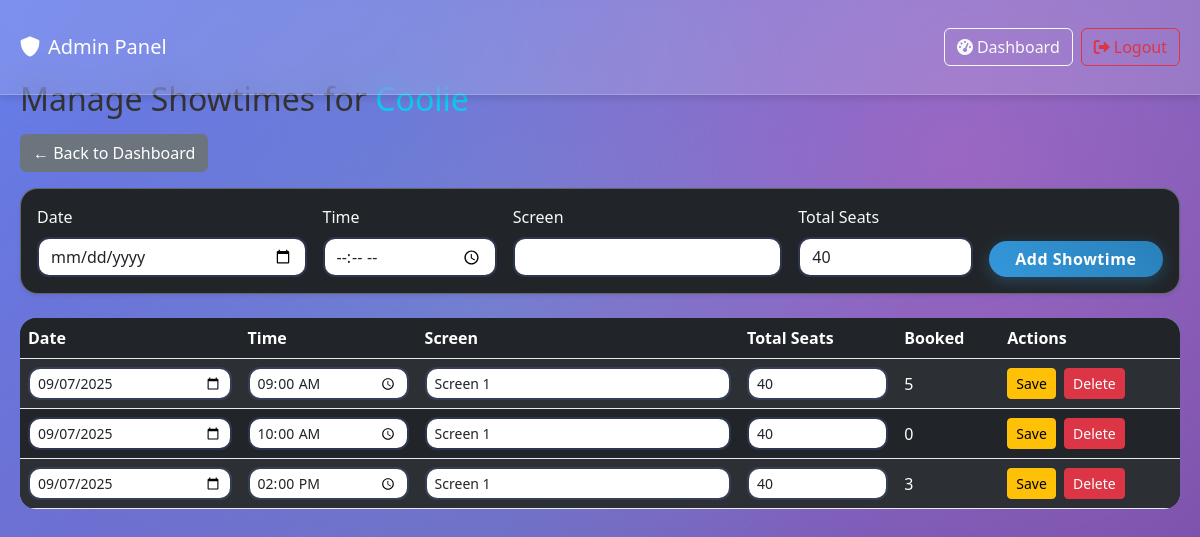
The app's page /admin/showtimes/1 (signed in), older data.
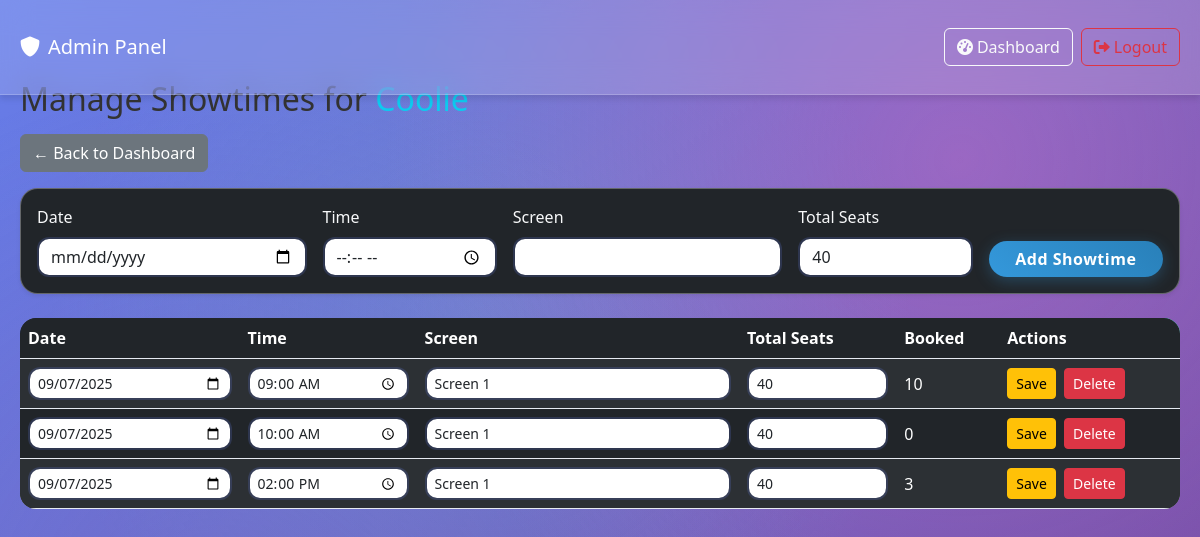
The same page, newer data.
### app.py (models this page shows)
class Movie(db.Model):
    id = db.Column(db.Integer, primary_key=True)
    title = db.Column(db.String(100), nullable=False)
    director = db.Column(db.String(100), nullable=False)
    release_year = db.Column(db.Integer, nullable=False)
    genre = db.Column(db.String(50), nullable=False)
    rating = db.Column(db.Float, nullable=False)
    poster_url = db.Column(db.String(200), nullable=False)
    showtimes = db.relationship('Showtime', backref='movie', lazy=True)

class Showtime(db.Model):
    id = db.Column(db.Integer, primary_key=True)
    movie_id = db.Column(db.Integer, db.ForeignKey('movie.id'), nullable=False)
    theatre_id = db.Column(db.Integer, db.ForeignKey('theatre.id'), nullable=False)
    show_date = db.Column(db.String(20), nullable=False)
    show_time = db.Column(db.String(10), nullable=False)
    screen = db.Column(db.String(10), nullable=False)
    total_seats = db.Column(db.Integer, nullable=False, default=40)
    booked_seats = db.Column(db.String(200), nullable=False, default='')  # comma-separated seat numbers
    theatre = db.relationship('Theatre', backref='showtimes')

### app.py (the view, shortened to what this page needs)
@app.route('/admin/showtimes/<int:movie_id>', methods=['GET', 'POST'])
@admin_required
def admin_manage_showtimes(movie_id):
    movie = Movie.query.get_or_404(movie_id)
    showtimes = Showtime.query.filter_by(movie_id=movie.id).all()
    return render_template('admin_showtimes.html', movie=movie, showtimes=showtimes)

### app.py (called while the page is built)
@login_manager.user_loader
def load_user(user_id):
    return User.query.get(int(user_id))

def admin_required(f):
    from functools import wraps
    @wraps(f)
    def decorated_function(*args, **kwargs):
        if not session.get('admin_logged_in'):
            return redirect(url_for('admin_login'))
        return f(*args, **kwargs)
    return decorated_function

### templates/admin_showtimes.html (shortened to what this page needs)
{% extends 'admin_base.html' %}
{% block content %}
<h2 class="mb-3">Manage Showtimes for <span class="text-info">{{ movie.title }}</span></h2>
<a href="{{ url_for('admin_dashboard') }}" class="btn btn-secondary mb-3">&larr; Back to Dashboard</a>
<div class="card bg-dark text-light shadow-sm mb-4">
  <div class="card-body">
    <form method="POST" class="row g-3 align-items-end">
      <div class="col-md-3">
        <label class="form-label">Date</label>
        <input type="date" class="form-control" name="show_date" required>
      </div>
      <div class="col-md-2">
        <label class="form-label">Time</label>
        <input type="time" class="form-control" name="show_time" required>
      </div>
      <div class="col-md-3">
        <label class="form-label">Screen</label>
        <input type="text" class="form-control" name="screen" required>
      </div>
      <div class="col-md-2">
        <label class="form-label">Total Seats</label>
        <input type="number" class="form-control" name="total_seats" min="1" max="200" value="40" required>
      </div>
      <div class="col-md-2">
        <button type="submit" class="btn btn-gradient w-100">Add Showtime</button>
      </div>
    </form>
  </div>
</div>
<div class="table-responsive">
<table class="table table-dark table-striped align-middle">
  <thead style="background:linear-gradient(90deg,#1a2980,#26d0ce);color:#fff;">
    <tr>
      <th>Date</th>
      <th>Time</th>
      <th>Screen</th>
      <th>Total Seats</th>
      <th>Booked</th>
      <th>Actions</th>
    </tr>
  </thead>
  <tbody>
    {% for show in showtimes %}
    <tr>
      <form method="POST" action="{{ url_for('admin_edit_showtime', showtime_id=show.id) }}">
        <td><input type="date" class="form-control form-control-sm" name="show_date" value="{{ show.show_date }}" required></td>
        <td><input type="time" class="form-control form-control-sm" name="show_time" value="{{ show.show_time }}" required></td>
        <td><input type="text" class="form-control form-control-sm" name="screen" value="{{ show.screen }}" required></td>
        <td><input type="number" class="form-control form-control-sm" name="total_seats" value="{{ show.total_seats }}" min="1" max="200" required></td>
        <td>{{ show.booked_seats.split(',')|length if show.booked_seats else 0 }}</td>
        <td>
          <button type="submit" class="btn btn-sm btn-warning">Save</button>
      </form>
      <form method="POST" action="{{ url_for('admin_delete_showtime', showtime_id=show.id) }}" style="display:inline;">
          <button type="submit" class="btn btn-sm btn-danger ms-1" onclick="return confirm('Delete this showtime?')">Delete</button>
      </form>
    </tr>
    {% endfor %}
  </tbody>
</table>
</div>
{% endblock %}

### templates/admin_base.html (shortened to what this page needs)
<!DOCTYPE html>
<html lang="en">
<head>
    <link href="https://cdn.jsdelivr.net/npm/bootstrap@5.3.0/dist/css/bootstrap.min.css" rel="stylesheet">
    <link rel="stylesheet" href="https://cdnjs.cloudflare.com/ajax/libs/font-awesome/6.0.0/css/all.min.css">
    <link rel="stylesheet" href="{{ url_for('static', filename='css/style.css') }}">
</head>
<body>
    {% if session.get('admin_logged_in') %}
    <nav class="navbar navbar-expand-lg fixed-top">
        <div class="container-fluid">
            <span class="navbar-brand mb-0 h1 text-white">
                <i class="fas fa-shield-alt me-2"></i>Admin Panel
            </span>
            <div class="d-flex">
                <a href="{{ url_for('admin_dashboard') }}" class="btn btn-outline-light me-2">
                    <i class="fas fa-tachometer-alt me-1"></i>Dashboard
                </a>
                <a href="{{ url_for('admin_logout') }}" class="btn btn-outline-danger">
                    <i class="fas fa-sign-out-alt me-1"></i>Logout
                </a>
            </div>
        </div>
    </nav>
    {% endif %}
    <div class="container-fluid" style="padding-top: 80px;">
        {% block content %}{% endblock %}
    </div>
</body>
</html>

### static/css/style.css (style rules this page uses)
body { background: linear-gradient(135deg, #667eea 0%, #764ba2 100%); background-attachment: fixed; min-height: 100vh; font-family: 'Segoe UI', Tahoma, Geneva, Verdana, sans-serif; color: #333; position: relative; }
body::before { content: ''; position: fixed; top: 0; left: 0; width: 100%; height: 100%; background: radial-gradient(circle at 20% 80%, rgba(120, 119, 198, 0.3) 0%, transparent 50%), radial-gradient(circle at 80% 20%, rgba(255, 119, 198, 0.3) 0%, transparent 50%), radial-gradient(circle at 40% 40%, rgba(120, 219, 226, 0.2) 0%, transparent 50%); z-index: -1; animation: floatingBubbles 20s ease-in-out infinite; }
.btn-gradient { background: linear-gradient(45deg, #667eea, #764ba2); color: #fff; border: none; font-weight: 600; letter-spacing: 0.5px; transition: all 0.3s ease; box-shadow: 0 4px 15px rgba(102, 126, 234, 0.3); border-radius: 25px; position: relative; overflow: hidden; }
.btn-gradient::before { content: ''; position: absolute; top: 0; left: -100%; width: 100%; height: 100%; background: linear-gradient(45deg, transparent, rgba(255,255,255,0.3), transparent); transition: left 0.5s; }
.table { background: rgba(255,255,255,0.95); color: #212529; border-radius: 1rem; overflow: hidden; backdrop-filter: blur(10px); }
.table th, .table td { border-color: #e6eaf1; }
.card, .modal-content { background: rgba(255,255,255,0.95); color: #212529; border-radius: 1.1rem; border: 1px solid rgba(255,255,255,0.3); backdrop-filter: blur(15px); box-shadow: 0 15px 35px rgba(102, 126, 234, 0.1); transition: all 0.3s ease; }
input, select, textarea { background: rgba(255,255,255,0.9); border-radius: 0.75rem !important; border: 2px solid rgba(102, 126, 234, 0.2) !important; transition: all 0.3s ease; padding: 0.75rem 1rem; }

### templates/admin_base.html (style rules this page uses)
body { background: linear-gradient(135deg, #667eea 0%, #764ba2 100%); background-attachment: fixed; min-height: 100vh; font-family: 'Segoe UI', Tahoma, Geneva, Verdana, sans-serif; position: relative; }
body::before { content: ''; position: fixed; top: 0; left: 0; width: 100%; height: 100%; background: radial-gradient(circle at 20% 80%, rgba(120, 119, 198, 0.3) 0%, transparent 50%), radial-gradient(circle at 80% 20%, rgba(255, 119, 198, 0.3) 0%, transparent 50%), radial-gradient(circle at 40% 40%, rgba(120, 219, 226, 0.2) 0%, transparent 50%); z-index: -1; animation: floatingBubbles 20s ease-in-out infinite; }
.navbar { background: rgba(255, 255, 255, 0.15) !important; backdrop-filter: blur(15px); border-bottom: 1px solid rgba(255, 255, 255, 0.2); box-shadow: 0 4px 6px rgba(0, 0, 0, 0.1); }
.btn-gradient { background: linear-gradient(45deg, #3498db, #2980b9); border: none; color: white; box-shadow: 0 4px 15px rgba(52, 152, 219, 0.3); transition: all 0.3s ease; }
.container-fluid { padding: 20px; }

Row changes from the older to the newer data that the page shows:
changed Showtime (number 1 of 3 on the later page): booked_seats.split|length "5" → "10"
